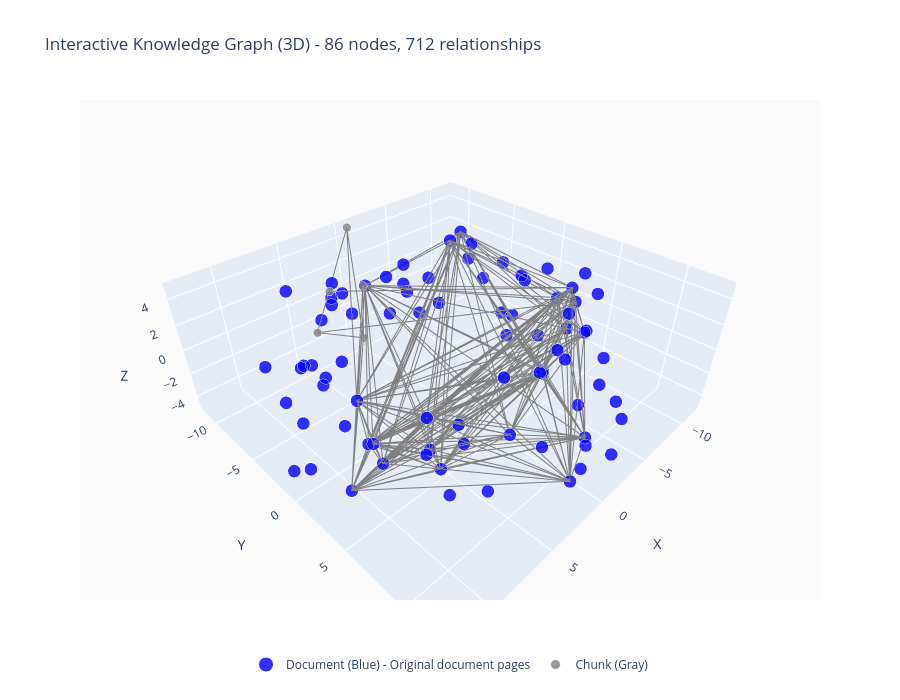

Notebook code cell kept with this figure:
### Markdown cell above
## Method 2: Interactive Plotly 3D Visualization

### Code cell
def create_interactive_3d_plot(kg_data, max_nodes=200, max_relationships=100):
    """Create interactive 3D visualization"""
    
    # Prepare data
    nodes_to_plot = kg_data['nodes'][:max_nodes] if len(kg_data['nodes']) > max_nodes else kg_data['nodes']
    
    # Create node data with 3D coordinates
    node_data = []
    for i, node in enumerate(nodes_to_plot):
        # Generate 3D coordinates
        theta = 2 * np.pi * i / len(nodes_to_plot)
        radius = 10 + np.random.uniform(-2, 2)
        
        node_info = {
            'id': node['id'],
            'type': node['type'],
            'x': radius * np.cos(theta) + np.random.uniform(-1, 1),
            'y': radius * np.sin(theta) + np.random.uniform(-1, 1),
            'z': np.random.uniform(-5, 5),
            'size': 15 if node['type'] == 'document' else 10,
            'color': 'blue' if node['type'] == 'document' else 'red'
        }
        node_data.append(node_info)
    
    # Create 3D scatter plot
    fig = go.Figure()
    
    # Group nodes by type for better visualization
    type_colors = {'document': 'blue', 'summary': 'green', 'headline': 'red', 'other': 'gray'}
    
    for node_type in set(node['type'] for node in nodes_to_plot):
        type_nodes = [n for n in node_data if n['type'] == node_type]
        
        # Create descriptive names for legend
        type_descriptions = {
            'document': 'Document (Blue) - Original document pages',
            'summary': 'Summary (Green) - AI-generated summaries', 
            'headline': 'Headline (Red) - Extracted headlines',
            'other': 'Other (Gray) - Additional node types'
        }
        
        fig.add_trace(go.Scatter3d(
            x=[n['x'] for n in type_nodes],
            y=[n['y'] for n in type_nodes],
            z=[n['z'] for n in type_nodes],
            mode='markers',
            marker=dict(
                size=[n['size'] for n in type_nodes],
                color=type_colors.get(node_type, 'gray'),
                opacity=0.8
            ),
            text=[f"{n['type']}: {n['id'][:8]}" for n in type_nodes],
            name=type_descriptions.get(node_type, f"{node_type.title()} (Gray)"),
            hovertemplate=f"<b>{node_type.title()}</b><br>ID: %{{text}}<extra></extra>"
        ))
    
    # Add relationships if they exist
    edge_count = 0  # Initialize edge_count
    if 'relationships' in kg_data and kg_data['relationships']:
        relationships_to_plot = kg_data['relationships']
        if max_relationships is not None:
            relationships_to_plot = relationships_to_plot[:max_relationships]
        
        for rel in relationships_to_plot:
            # Extract source and target IDs from the relationship structure
            source_id = rel.get('source', {}).get('id') if isinstance(rel.get('source'), dict) else rel.get('source')
            target_id = rel.get('target', {}).get('id') if isinstance(rel.get('target'), dict) else rel.get('target')
            
            if source_id and target_id:
                source_node = next((n for n in node_data if n['id'] == source_id), None)
                target_node = next((n for n in node_data if n['id'] == target_id), None)
                
                if source_node and target_node:
                    fig.add_trace(go.Scatter3d(
                        x=[source_node['x'], target_node['x'], None],
                        y=[source_node['y'], target_node['y'], None],
                        z=[source_node['z'], target_node['z'], None],
                        mode='lines',
                        line=dict(color='gray', width=2),
                        showlegend=False,
                        hoverinfo='skip'
                    ))
                    edge_count += 1
    
    # Update title to reflect relationship limits
    total_relationships = len(kg_data.get('relationships', []))
    if max_relationships is not None and total_relationships > max_relationships:
        title = f"Interactive Knowledge Graph (3D) - {len(nodes_to_plot)} nodes, {edge_count} relationships (capped at {max_relationships} of {total_relationships})"
    else:
        title = f"Interactive Knowledge Graph (3D) - {len(nodes_to_plot)} nodes, {edge_count} relationships"
    
    fig.update_layout(
        title=title,
        scene=dict(
            xaxis_title="X",
            yaxis_title="Y",
            zaxis_title="Z",
            bgcolor='rgba(0,0,0,0.02)'
        ),
        legend=dict(
            orientation="h",
            yanchor="top",
            y=-0.1,
            xanchor="center",
            x=0.5
        ),
        margin=dict(b=100),  # Add bottom margin for legend
        width=900,
        height=700
    )
    
    fig.show()
    
    return fig

# Create interactive 3D plot
# Set max_relationships to None to show all relationships, or use a number to limit for performance
interactive_fig = create_interactive_3d_plot(kg_data, max_relationships=None)
